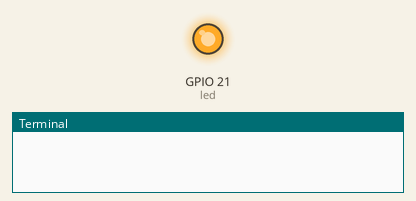
This program was run on a simulated Raspberry Pi (BCM pin numbers). Shown: output pins drawn as LEDs (lit = HIGH), the last lines printed to the terminal. At 3.0 s the program stops and its outputs stay as they are.

Above: at 0.1 s.
At 3.1 s:
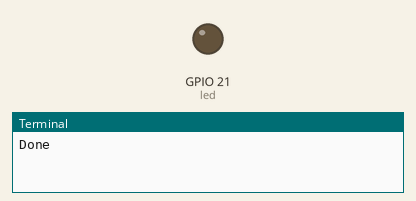
Timing chart, 0 to 4.5 s (numbered marks = the images above):
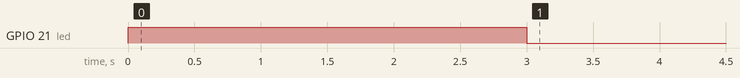

The program:

gpio2.py
```python
# python 2
# vilros t-cobbler
# pin 39 coincides with e20
# resistor b20 (gnd) to b28
# led cathode e28
# led anode e27
# male-to-male d26 to h20 (pin 40 = gpio 21)

import RPi.GPIO as GPIO
import time

GPIO.setmode(GPIO.BCM)
led = 21
GPIO.setup(led, GPIO.OUT)
# switch on
GPIO.output(led, 1)
time.sleep(3)
# switch off
GPIO.output(led, 0)

print "Done"

GPIO.cleanup()
```

Measured:
- by itself, GPIO 21 (led): LOW → HIGH at 0.00 s, → LOW 3.0 s later
